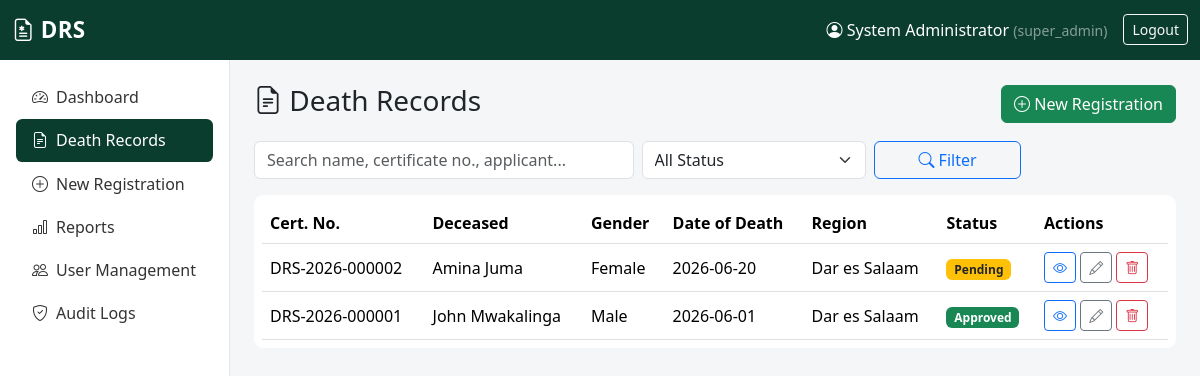
Screenshot of /?page=deaths (signed in) with the database file from the repository.
### tables this page shows
CREATE TABLE users (
                id INTEGER PRIMARY KEY AUTOINCREMENT,
                username TEXT UNIQUE NOT NULL,
                password_hash TEXT NOT NULL,
                full_name TEXT NOT NULL,
                role TEXT NOT NULL CHECK(role IN
                    ('super_admin','registrar','hospital_officer','data_entry_clerk','auditor')),
                is_active INTEGER NOT NULL DEFAULT 1,
                failed_attempts INTEGER NOT NULL DEFAULT 0,
                locked_until TEXT NULL,
                created_at TEXT NOT NULL DEFAULT (datetime('now'))
            );

CREATE TABLE death_records (
                id INTEGER PRIMARY KEY AUTOINCREMENT,
                certificate_no TEXT UNIQUE,
                deceased_name TEXT NOT NULL,
                gender TEXT NOT NULL CHECK(gender IN ('Male','Female','Other')),
                date_of_birth TEXT NULL,
                date_of_death TEXT NOT NULL,
                place_of_death TEXT NOT NULL,
                cause_of_death TEXT NOT NULL,
                hospital_name TEXT NULL,
                district TEXT NOT NULL,
                region TEXT NOT NULL,
                applicant_name TEXT NOT NULL,
                applicant_relationship TEXT NOT NULL,
                applicant_contact TEXT NOT NULL,
                status TEXT NOT NULL DEFAULT 'pending' CHECK(status IN ('pending','approved','rejected')),
                registered_by INTEGER NOT NULL,
                approved_by INTEGER NULL,
                created_at TEXT NOT NULL DEFAULT (datetime('now')),
                updated_at TEXT NOT NULL DEFAULT (datetime('now')),
                FOREIGN KEY (registered_by) REFERENCES users(id),
                FOREIGN KEY (approved_by) REFERENCES users(id)
            );

### index.php (called while the page is built, shortened)
<?php
spl_autoload_register(function ($class) {
    $dirs = ['Config', 'Core', 'Models', 'Controllers', 'Views'];
    foreach ($dirs as $dir) {
        $file = __DIR__ . "/src/$dir/$class.php";
        if (file_exists($file)) {
            return;
        }
    }
});
try {
    Router::dispatch();
} catch (Throwable $e) {
    error_log($e->getMessage());
    http_response_code(500);
    echo '<h3 style="font-family:sans-serif;color:#b00;">Something went wrong.</h3>'
        . '<p style="font-family:sans-serif;">Please try again, or check the server error log for details.</p>';
}

### src/Config/Database.php (called while the page is built, shortened)
<?php
final class Database
{
    private static ?Database $instance = null;
    private PDO $pdo;
    private function __construct()
    {
        $dbFile = __DIR__ . DIRECTORY_SEPARATOR . 'death_registration.sqlite';
        $this->pdo = new PDO('sqlite:' . $dbFile);
        $this->pdo->setAttribute(PDO::ATTR_ERRMODE, PDO::ERRMODE_EXCEPTION);
        $this->pdo->setAttribute(PDO::ATTR_DEFAULT_FETCH_MODE, PDO::FETCH_ASSOC);
        $this->pdo->exec('PRAGMA foreign_keys = ON;');
    }
    public static function getInstance(): Database
    {
        if (self::$instance === null) {
            self::$instance = new self();
        }
        return self::$instance;
    }
    public function pdo(): PDO
    {
        return $this->pdo;
    }
}

### src/Models/DeathRecordModel.php (called while the page is built, shortened)
<?php
final class DeathRecordModel extends BaseModel implements Crudable
{
    private function buildWhere(array $filters): array
    {
        $where = [];
        $params = [];
        $sql = $where ? ('WHERE ' . implode(' AND ', $where)) : '';
        return [$sql, $params];
    }
    public function all(array $filters = [], int $page = 1, int $perPage = 10): array
    {
        [$whereSql, $params] = $this->buildWhere($filters);
        $offset = ($page - 1) * $perPage;
        $sql = "SELECT d.*, ru.full_name AS registered_by_name
                FROM death_records d
                LEFT JOIN users ru ON ru.id = d.registered_by
                $whereSql
                ORDER BY d.id DESC LIMIT ? OFFSET ?";
        $stmt = $this->pdo->prepare($sql);
        $i = 1;
        $stmt->bindValue($i++, $perPage, PDO::PARAM_INT);
        $stmt->bindValue($i++, $offset, PDO::PARAM_INT);
        $stmt->execute();
        return $stmt->fetchAll();
    }
    public function count(array $filters = []): int
    {
        [$whereSql, $params] = $this->buildWhere($filters);
        $stmt = $this->pdo->prepare("SELECT COUNT(*) c FROM death_records $whereSql");
        $stmt->execute($params);
        return (int)$stmt->fetch()['c'];
    }
}

### src/Models/BaseModel.php (called while the page is built, shortened)
<?php
abstract class BaseModel
{
    public function __construct()
    {
        $this->pdo = Database::getInstance()->pdo();
    }
}

### src/Core/Auth.php (called while the page is built, shortened)
<?php
final class Auth
{
    private static array $rolePermissions = [
        'super_admin'      => ['*'],
        'registrar'        => ['deaths.view', 'deaths.create', 'deaths.edit', 'deaths.approve', 'reports.view'],
        'hospital_officer' => ['deaths.view', 'deaths.create', 'reports.view'],
        'data_entry_clerk' => ['deaths.view', 'deaths.create', 'deaths.edit'],
        'auditor'          => ['deaths.view', 'reports.view', 'audit.view'],
    ];
    public static function user(): ?array
    {
        return $_SESSION['user'] ?? null;
    }
    public static function can(string $permission): bool
    {
        $user = self::user();
        $perms = self::$rolePermissions[$user['role']] ?? [];
        return in_array('*', $perms, true) || in_array($permission, $perms, true);
    }
}

### src/Core/Csrf.php (called while the page is built, shortened)
<?php
final class Csrf
{
    public static function token(): string
    {
        return $_SESSION['csrf_token'];
    }
}

### src/Controllers/DeathController.php (the view, shortened to what this page needs)
<?php
final class DeathController
{
    public static function list(): string
    {
        $model = new DeathRecordModel();
        $filters = [
            'q' => trim($_GET['q'] ?? ''),
            'status' => $_GET['status'] ?? '',
            'region' => $_GET['region'] ?? '',
        ];
        $page = max(1, (int)($_GET['p'] ?? 1));
        $perPage = 10;
        $records = $model->all($filters, $page, $perPage);
        $total = $model->count($filters);
        $totalPages = max(1, (int)ceil($total / $perPage));
        $rows = '';
        foreach ($records as $r) {
            $badge = 'badge-status-' . $r['status'];
            $actions = '<a href="?page=deaths_view&id=' . (int)$r['id'] . '" class="btn btn-sm btn-outline-primary" title="View"><i class="bi bi-eye"></i></a> ';
            if (Auth::can('deaths.edit') || Auth::can('*')) {
                $actions .= '<a href="?page=deaths_edit&id=' . (int)$r['id'] . '" class="btn btn-sm btn-outline-secondary" title="Edit"><i class="bi bi-pencil"></i></a> ';
            }
            if (Auth::can('*')) {
                $actions .= '<form method="post" action="?page=deaths_delete" class="d-inline" onsubmit="return confirm(\'Delete this record?\');">'
                    . Csrf::field() . '<input type="hidden" name="id" value="' . (int)$r['id'] . '">'
                    . '<button class="btn btn-sm btn-outline-danger" title="Delete"><i class="bi bi-trash"></i></button></form>';
            }
            $rows .= '<tr>'
                . '<td>' . htmlspecialchars($r['certificate_no'] ?? '') . '</td>'
                . '<td>' . htmlspecialchars($r['deceased_name']) . '</td>'
                . '<td>' . htmlspecialchars($r['gender']) . '</td>'
                . '<td>' . htmlspecialchars($r['date_of_death']) . '</td>'
                . '<td>' . htmlspecialchars($r['region']) . '</td>'
                . '<td><span class="badge ' . $badge . '">' . htmlspecialchars(ucfirst($r['status'])) . '</span></td>'
                . '<td>' . $actions . '</td>'
                . '</tr>';
        }
        $q = htmlspecialchars($filters['q']);
        $statusSel = $filters['status'];
        $statusOptions = '';
        foreach (['' => 'All Status', 'pending' => 'Pending', 'approved' => 'Approved', 'rejected' => 'Rejected'] as $val => $label) {
            $sel = $val === $statusSel ? 'selected' : '';
            $statusOptions .= "<option value=\"$val\" $sel>$label</option>";
        }
        $pagination = self::renderPagination($page, $totalPages, $filters);
        $content = <<<HTML
<div class="d-flex justify-content-between align-items-center mb-3">
  <h3><i class="bi bi-file-earmark-text"></i> Death Records</h3>
  <a href="?page=deaths_create" class="btn btn-success"><i class="bi bi-plus-circle"></i> New Registration</a>
</div>
<form method="get" action="" class="row g-2 mb-3">
  <input type="hidden" name="page" value="deaths">
  <div class="col-md-5">
    <input type="text" name="q" value="{$q}" class="form-control" placeholder="Search name, certificate no., applicant...">
  </div>
  <div class="col-md-3">
    <select name="status" class="form-select">{$statusOptions}</select>
  </div>
  <div class="col-md-2">
    <button class="btn btn-outline-primary w-100"><i class="bi bi-search"></i> Filter</button>
  </div>
</form>
<div class="table-responsive p-2">
  <table class="table table-hover align-middle mb-0">
    <thead>
      <tr><th>Cert. No.</th><th>Deceased</th><th>Gender</th><th>Date of Death</th><th>Region</th><th>Status</th><th>Actions</th></tr>
    </thead>
    <tbody>{$rows}</tbody>
  </table>
</div>
{$pagination}
HTML;
        return Layout::render('Death Records', $content);
    }
    private static function renderPagination(int $page, int $totalPages, array $filters): string
    {
        if ($totalPages <= 1) return '';
        $html = '<nav class="mt-3"><ul class="pagination">';
        $html .= '</ul></nav>';
        return $html;
    }
}

### src/Core/Router.php (shortened to what this page needs)
<?php
final class Router
{
    public static function dispatch(): void
    {
        $page = $_GET['page'] ?? ($_POST['page'] ?? 'dashboard');
        switch ($page) {
            case 'deaths':
                echo DeathController::list();
                return;
        }
    }
}

### src/Views/Layout.php (shortened to what this page needs)
<?php
final class Layout
{
    public static function render(string $title, string $content, bool $withChrome = true): string
    {
        $user = Auth::user();
        ?>
<!DOCTYPE html>
<html lang="en">
<head>
<link href="https://cdn.jsdelivr.net/npm/bootstrap@5.3.3/dist/css/bootstrap.min.css" rel="stylesheet">
<link rel="stylesheet" href="https://cdn.jsdelivr.net/npm/bootstrap-icons@1.11.3/font/bootstrap-icons.css">
</head>
<body>
<?php if ($withChrome && $user): ?>
<nav class="navbar navbar-expand-lg navbar-dark navbar-custom no-print">
  <div class="container-fluid">
    <a class="navbar-brand brand-mark" href="?page=dashboard"><i class="bi bi-file-earmark-medical"></i> DRS</a>
    <div class="d-flex align-items-center text-white ms-auto">
      <span class="me-3"><i class="bi bi-person-circle"></i> <?= htmlspecialchars($user['full_name']) ?>
        <small class="text-white-50">(<?= htmlspecialchars($user['role']) ?>)</small></span>
      <form method="post" action="?page=logout" class="m-0">
        <button class="btn btn-sm btn-outline-light">Logout</button>
      </form>
    </div>
  </div>
</nav>
<div class="d-flex">
  <div class="sidebar p-3 no-print" style="width:230px;">
    <?= self::navLink('dashboard', 'bi-speedometer2', 'Dashboard') ?>
    <?= self::navLink('deaths', 'bi-file-earmark-text', 'Death Records') ?>
    <?php if (Auth::can('deaths.create')): ?>
      <?= self::navLink('deaths_create', 'bi-plus-circle', 'New Registration') ?>
    <?php endif; ?>
    <?php if (Auth::can('reports.view')): ?>
      <?= self::navLink('reports', 'bi-bar-chart', 'Reports') ?>
    <?php endif; ?>
    <?php if (Auth::can('*')): ?>
      <?= self::navLink('users', 'bi-people', 'User Management') ?>
    <?php endif; ?>
    <?php if (Auth::can('audit.view') || Auth::can('*')): ?>
      <?= self::navLink('audit', 'bi-shield-check', 'Audit Logs') ?>
    <?php endif; ?>
  </div>
  <div class="flex-fill p-4">
<?php endif; ?>
    <?= $content ?>
<?php if ($withChrome && $user): ?>
  </div>
</div>
<?php endif; ?>
</body>
</html>
        <?php
        return ob_get_clean();
    }
    private static function navLink(string $page, string $icon, string $label): string
    {
        $active = ($_GET['page'] ?? 'dashboard') === $page ? 'active' : '';
        return '<a class="' . $active . '" href="?page=' . $page . '"><i class="bi ' . $icon . ' me-2"></i>' . $label . '</a>';
    }
}

### src/Views/Layout.php (style rules this page uses)
:root { --brand:#0b3d2e; --brand-light:#146c43; }
body { background:#f4f6f8; font-family:'Segoe UI',Roboto,Arial,sans-serif; }
.navbar-brand { font-weight:600; letter-spacing:.3px; }
.sidebar { min-height: calc(100vh - 56px); background:#fff; border-right:1px solid #e3e6ea; }
.sidebar a { color:#333; text-decoration:none; display:block; padding:.6rem 1rem; border-radius:.4rem; }
.sidebar a.active, .sidebar a:hover { background:var(--brand); color:#fff; }
.navbar-custom { background: var(--brand) !important; }
.badge-status-pending { background:#ffc107;color:#212529; }
.badge-status-approved { background:#198754; }
.table-responsive { background:#fff; border-radius:.6rem; }
.brand-mark { font-size:1.4rem; }

### rows the page displays
users: full_name "System Administrator"
death_records: certificate_no "DRS-2026-000002", deceased_name "Amina Juma", gender "Female", date_of_death "2026-06-20", region "Dar es Salaam", status "Pending"
death_records: certificate_no "DRS-2026-000001", deceased_name "John Mwakalinga", gender "Male", date_of_death "2026-06-01", region "Dar es Salaam", status "Approved"

### other values shown
$user['role'] "super_admin"
$label "Dashboard Death Records New Registration Reports User Management Audit Logs"
form field status "All Status"
